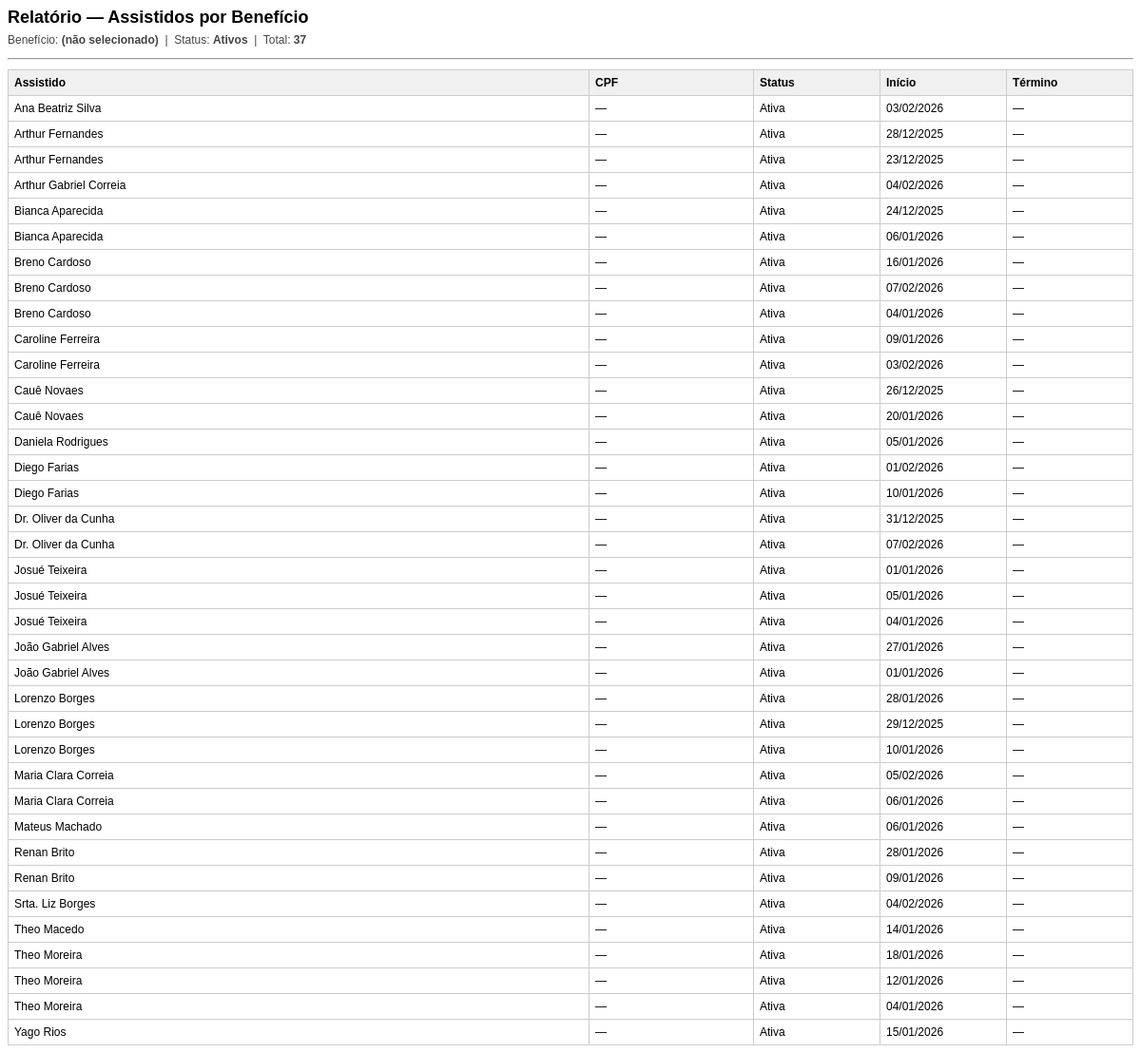
The app's page /operacoes/consultas/beneficio/assistidos/imprimir/ (signed in) with its own data.
### apps/beneficios/models.py (models this page shows, shortened)
class BeneficioAssistido(models.Model):
    assistido = models.ForeignKey(
        "assistidos.Assistido",
        on_delete=models.PROTECT,
        related_name="beneficios_atribuidos",
    )
    beneficio = models.ForeignKey(
        "Beneficio",
        on_delete=models.PROTECT,
        related_name="assistidos_atribuidos",
    )
    ativo = models.BooleanField(
        default=True,
        help_text="Permite encerrar a atribuição sem apagar histórico.",
    )
    data_inicio = models.DateField(default=timezone.localdate)
    data_termino = models.DateField(null=True, blank=True)
    criado_em = models.DateTimeField(default=timezone.now)
    class Meta:
        ordering = ["-criado_em"]
        constraints = [
            models.UniqueConstraint(
                fields=["assistido", "beneficio"],
                condition=Q(ativo=True),
                name="uniq_assistido_beneficio_ativo",
            )
        ]

### apps/assistidos/models.py (models this page shows, shortened)
class Assistido(models.Model):
    id = models.UUIDField(primary_key=True, default=uuid.uuid4, editable=False)
    codigo = models.CharField(max_length=30, unique=True, blank=True, null=True)
    nome = models.CharField(max_length=120)
    cpf = models.CharField(max_length=11, blank=True, null=True, unique=True,verbose_name="CPF")
    data_nascimento = models.DateField(blank=True, null=True)
    telefone = models.CharField(max_length=30, blank=True)
    logradouro = models.CharField(max_length=120, blank=True)
    numero = models.CharField(max_length=20, blank=True)
    complemento = models.CharField(max_length=80, blank=True)
    bairro = models.CharField(max_length=80, blank=True)
    cidade = models.CharField(max_length=80, blank=True)
    uf = models.CharField(max_length=2, blank=True,verbose_name="UF")
    cep = models.CharField(max_length=9, blank=True,verbose_name="CEP")
    sit_trabalho = models.CharField(
        max_length=20, choices=SituacaoTrabalho.choices,
        default=SituacaoTrabalho.NAO_INFORMADO
    )
    responsavel_renda = models.CharField(
        max_length=20, choices=ResponsavelRenda.choices,
        default=ResponsavelRenda.NAO_INFORMADO
    )
    faixa_renda = models.CharField(
        max_length=20, choices=FaixaRenda.choices,
        default=FaixaRenda.NAO_INFORMADO
    )
    tipo_moradia = models.CharField(
        max_length=20, choices=TipoMoradia.choices,
        default=TipoMoradia.NAO_INFORMADO
    )
    material_moradia = models.CharField(
        max_length=20, choices=MaterialMoradia.choices,
        default=MaterialMoradia.NAO_INFORMADO
    )
    area_risco = models.CharField(
        max_length=20, choices=TriSimNao.choices,
        default=TriSimNao.NAO_INFORMADO
    )
    sabe_ler_escrever = models.CharField(
        max_length=20, choices=TriSimNao.choices,
        default=TriSimNao.NAO_INFORMADO
    )
    escolaridade = models.CharField(
        max_length=30, choices=Escolaridade.choices,
        default=Escolaridade.NAO_INFORMADO
    )
    diabetes = models.CharField(max_length=20, choices=TriSimNao.choices, default=TriSimNao.NAO_INFORMADO)
    pressao_alta = models.CharField(max_length=20, choices=TriSimNao.choices, default=TriSimNao.NAO_INFORMADO)
    medic_uso_continuo = models.CharField(max_length=20, choices=TriSimNao.choices, default=TriSimNao.NAO_INFORMADO)
    doenca_permanente = models.CharField(max_length=20, choices=TriSimNao.choices, default=TriSimNao.NAO_INFORMADO)
    data_inicio_apoio = models.DateField(blank=True, null=True,verbose_name="Ingresso no Programa")
    status = models.CharField(max_length=10, choices=StatusCadastro.choices, default=StatusCadastro.ATIVO)
    data_inativacao = models.DateField(blank=True, null=True)
    motivo_inativacao = models.CharField(max_length=200, blank=True)
    criado_em = models.DateTimeField(auto_now_add=True)
    class Meta:
        ordering = ["nome"]

### apps/operacoes/consultas/views.py (the view)
# urls.py: path("beneficio/assistidos/imprimir/",views.beneficio_assistidos_print,name="beneficio_assistidos_print",),
@login_required
def beneficio_assistidos_print(request):
    if not pode_ver(request.user):
        return HttpResponseForbidden("Sem permissão.")
    beneficio_id = (request.GET.get("beneficio_id") or "").strip()
    status = (request.GET.get("status") or "ativos").strip().lower()
    order = _get_order_beneficio_assistidos(request)
    beneficios = (
        Beneficio.objects
        .annotate(
            ativos_count=Count(
                "assistidos_atribuidos",
                filter=Q(assistidos_atribuidos__ativo=True),
            ),
            encerrados_count=Count(
                "assistidos_atribuidos",
                filter=Q(assistidos_atribuidos__ativo=False),
            ),
        )
        .order_by("nome", "id")
    )
    qs = (
        BeneficioAssistido.objects
        .select_related("assistido", "beneficio")
        .order_by(order)
    )
    if beneficio_id:
        qs = qs.filter(beneficio_id=beneficio_id)
    if status == "ativos":
        qs = qs.filter(ativo=True)
    elif status == "encerrados":
        qs = qs.filter(ativo=False)
    else:
        status = "todos"
    beneficio_sel = None
    if beneficio_id:
        beneficio_sel = Beneficio.objects.filter(id=beneficio_id).first()
    contexto = {
        "beneficios": beneficios,
        "beneficio_id": beneficio_id,
        "beneficio_sel": beneficio_sel,
        "status": status,
        "atribuicoes": qs,
        "total": qs.count(),
    }
    return render(request, "operacoes/consultas/beneficio_assistidos_print.html", contexto)

### apps/operacoes/consultas/views.py (called while the page is built)
def _get_order_beneficio_assistidos(request):
    raw = (request.GET.get("o") or "assistido__nome").strip()
    return ORDERS_BENEFICIO_ASSISTIDOS.get(raw, "assistido__nome")

### apps/operacoes/context_processors.py (called while the page is built)
def operacoes_permissoes(request):
    user = getattr(request, "user", None)
    if user and user.is_authenticated:
        return {
            "pode_ver": pode_ver(user),
            "pode_editar": pode_editar(user),
            "pode_deletar": pode_deletar(user),
        }
    return {
        "pode_ver": False,
        "pode_editar": False,
        "pode_deletar": False,
    }

### apps/operacoes/permissoes.py (called while the page is built)
def is_consultor(user):
    return user.groups.filter(name="Consultor").exists()

def is_supervisor(user):
    return user.groups.filter(name="Supervisor").exists()

def is_operador(user):
    return user.groups.filter(name="Operador").exists()

def pode_ver(user):
    return is_consultor(user) or is_operador(user) or is_supervisor(user) or user.is_superuser

def pode_editar(user):
    return is_operador(user) or is_supervisor(user) or user.is_superuser

def pode_deletar(user):
    return is_supervisor(user) or user.is_superuser

### apps/operacoes/templates/operacoes/consultas/beneficio_assistidos_print.html (shortened to what this page needs)
<!DOCTYPE html>
<html lang="pt-br">
<head>
</head>
<body>
  <h2>Relatório — Assistidos por Benefício</h2>
  <p class="sub">
    Benefício:
    <strong>
      {% if beneficio_sel %}{{ beneficio_sel.nome }}{% else %}(não selecionado){% endif %}
    </strong>
    &nbsp;|&nbsp;
    Status: <strong>{{ status|title }}</strong>
    &nbsp;|&nbsp;
    Total: <strong>{{ total }}</strong>
  </p>
  <hr>
  <table>
    <thead>
      <tr>
        <th>Assistido</th>
        <th style="width: 160px;">CPF</th>
        <th style="width: 120px;">Status</th>
        <th style="width: 120px;">Início</th>
        <th style="width: 120px;">Término</th>
      </tr>
    </thead>
    <tbody>
      {% for a in atribuicoes %}
        <tr class="{% if not a.ativo %}encerrada{% endif %}">
          <td>{{ a.assistido.nome }}</td>
          <td>{{ a.assistido.cpf|default:"—" }}</td>
          <td>{% if a.ativo %}Ativa{% else %}Encerrada{% endif %}</td>
          <td>{% if a.data_inicio %}{{ a.data_inicio|date:"d/m/Y" }}{% else %}—{% endif %}</td>
          <td>{% if a.data_termino %}{{ a.data_termino|date:"d/m/Y" }}{% else %}—{% endif %}</td>
        </tr>
      {% empty %}
        <tr>
          <td colspan="5" style="text-align:center; color:#666;">
            Nenhum registro para os filtros informados.
          </td>
        </tr>
      {% endfor %}
    </tbody>
  </table>
</body>
</html>

### apps/operacoes/templates/operacoes/consultas/beneficio_assistidos_print.html (style rules this page uses)
body { font-family: Arial, sans-serif; font-size: 12px; }
h2 { margin: 0 0 6px 0; }
.sub { color: #444; margin: 0 0 12px 0; }
table { width: 100%; border-collapse: collapse; margin-top: 10px; }
th, td { border: 1px solid #ccc; padding: 6px; text-align: left; }
th { background: #f0f0f0; }

### records on screen
BeneficioAssistido: assistido.nome "Ana Beatriz Silva", assistido.cpf "—", ativo "Ativa", data_inicio "03/02/2026"
BeneficioAssistido: assistido.nome "Arthur Fernandes", assistido.cpf "—", ativo "Ativa", data_inicio "28/12/2025"
BeneficioAssistido: assistido.nome "Arthur Fernandes", assistido.cpf "—", ativo "Ativa", data_inicio "23/12/2025"
BeneficioAssistido: assistido.nome "Arthur Gabriel Correia", assistido.cpf "—", ativo "Ativa", data_inicio "04/02/2026"
BeneficioAssistido: assistido.nome "Bianca Aparecida", assistido.cpf "—", ativo "Ativa", data_inicio "24/12/2025"
BeneficioAssistido: assistido.nome "Bianca Aparecida", assistido.cpf "—", ativo "Ativa", data_inicio "06/01/2026"
BeneficioAssistido: assistido.nome "Breno Cardoso", assistido.cpf "—", ativo "Ativa", data_inicio "16/01/2026"
BeneficioAssistido: assistido.nome "Breno Cardoso", assistido.cpf "—", ativo "Ativa", data_inicio "07/02/2026"
BeneficioAssistido: assistido.nome "Breno Cardoso", assistido.cpf "—", ativo "Ativa", data_inicio "04/01/2026"
BeneficioAssistido: assistido.nome "Caroline Ferreira", assistido.cpf "—", ativo "Ativa", data_inicio "09/01/2026"
BeneficioAssistido: assistido.nome "Caroline Ferreira", assistido.cpf "—", ativo "Ativa", data_inicio "03/02/2026"
BeneficioAssistido: assistido.nome "Cauê Novaes", assistido.cpf "—", ativo "Ativa", data_inicio "26/12/2025"
BeneficioAssistido: assistido.nome "Cauê Novaes", assistido.cpf "—", ativo "Ativa", data_inicio "20/01/2026"
BeneficioAssistido: assistido.nome "Daniela Rodrigues", assistido.cpf "—", ativo "Ativa", data_inicio "05/01/2026"
BeneficioAssistido: assistido.nome "Diego Farias", assistido.cpf "—", ativo "Ativa", data_inicio "01/02/2026"
BeneficioAssistido: assistido.nome "Diego Farias", assistido.cpf "—", ativo "Ativa", data_inicio "10/01/2026"
BeneficioAssistido: assistido.nome "Dr. Oliver da Cunha", assistido.cpf "—", ativo "Ativa", data_inicio "31/12/2025"
BeneficioAssistido: assistido.nome "Dr. Oliver da Cunha", assistido.cpf "—", ativo "Ativa", data_inicio "07/02/2026"
BeneficioAssistido: assistido.nome "Josué Teixeira", assistido.cpf "—", ativo "Ativa", data_inicio "01/01/2026"
BeneficioAssistido: assistido.nome "Josué Teixeira", assistido.cpf "—", ativo "Ativa", data_inicio "05/01/2026"
BeneficioAssistido: assistido.nome "Josué Teixeira", assistido.cpf "—", ativo "Ativa", data_inicio "04/01/2026"
BeneficioAssistido: assistido.nome "João Gabriel Alves", assistido.cpf "—", ativo "Ativa", data_inicio "27/01/2026"
BeneficioAssistido: assistido.nome "João Gabriel Alves", assistido.cpf "—", ativo "Ativa", data_inicio "01/01/2026"
BeneficioAssistido: assistido.nome "Lorenzo Borges", assistido.cpf "—", ativo "Ativa", data_inicio "28/01/2026"
BeneficioAssistido: assistido.nome "Lorenzo Borges", assistido.cpf "—", ativo "Ativa", data_inicio "29/12/2025"
BeneficioAssistido: assistido.nome "Lorenzo Borges", assistido.cpf "—", ativo "Ativa", data_inicio "10/01/2026"
BeneficioAssistido: assistido.nome "Maria Clara Correia", assistido.cpf "—", ativo "Ativa", data_inicio "05/02/2026"
BeneficioAssistido: assistido.nome "Maria Clara Correia", assistido.cpf "—", ativo "Ativa", data_inicio "06/01/2026"
BeneficioAssistido: assistido.nome "Mateus Machado", assistido.cpf "—", ativo "Ativa", data_inicio "06/01/2026"
BeneficioAssistido: assistido.nome "Renan Brito", assistido.cpf "—", ativo "Ativa", data_inicio "28/01/2026"
BeneficioAssistido: assistido.nome "Renan Brito", assistido.cpf "—", ativo "Ativa", data_inicio "09/01/2026"
BeneficioAssistido: assistido.nome "Srta. Liz Borges", assistido.cpf "—", ativo "Ativa", data_inicio "04/02/2026"
BeneficioAssistido: assistido.nome "Theo Macedo", assistido.cpf "—", ativo "Ativa", data_inicio "14/01/2026"
BeneficioAssistido: assistido.nome "Theo Moreira", assistido.cpf "—", ativo "Ativa", data_inicio "18/01/2026"
BeneficioAssistido: assistido.nome "Theo Moreira", assistido.cpf "—", ativo "Ativa", data_inicio "12/01/2026"
BeneficioAssistido: assistido.nome "Theo Moreira", assistido.cpf "—", ativo "Ativa", data_inicio "04/01/2026"
BeneficioAssistido: assistido.nome "Yago Rios", assistido.cpf "—", ativo "Ativa", data_inicio "15/01/2026"

### other values on screen
{{ status|title }} "Ativos"
{{ total }} "37"
